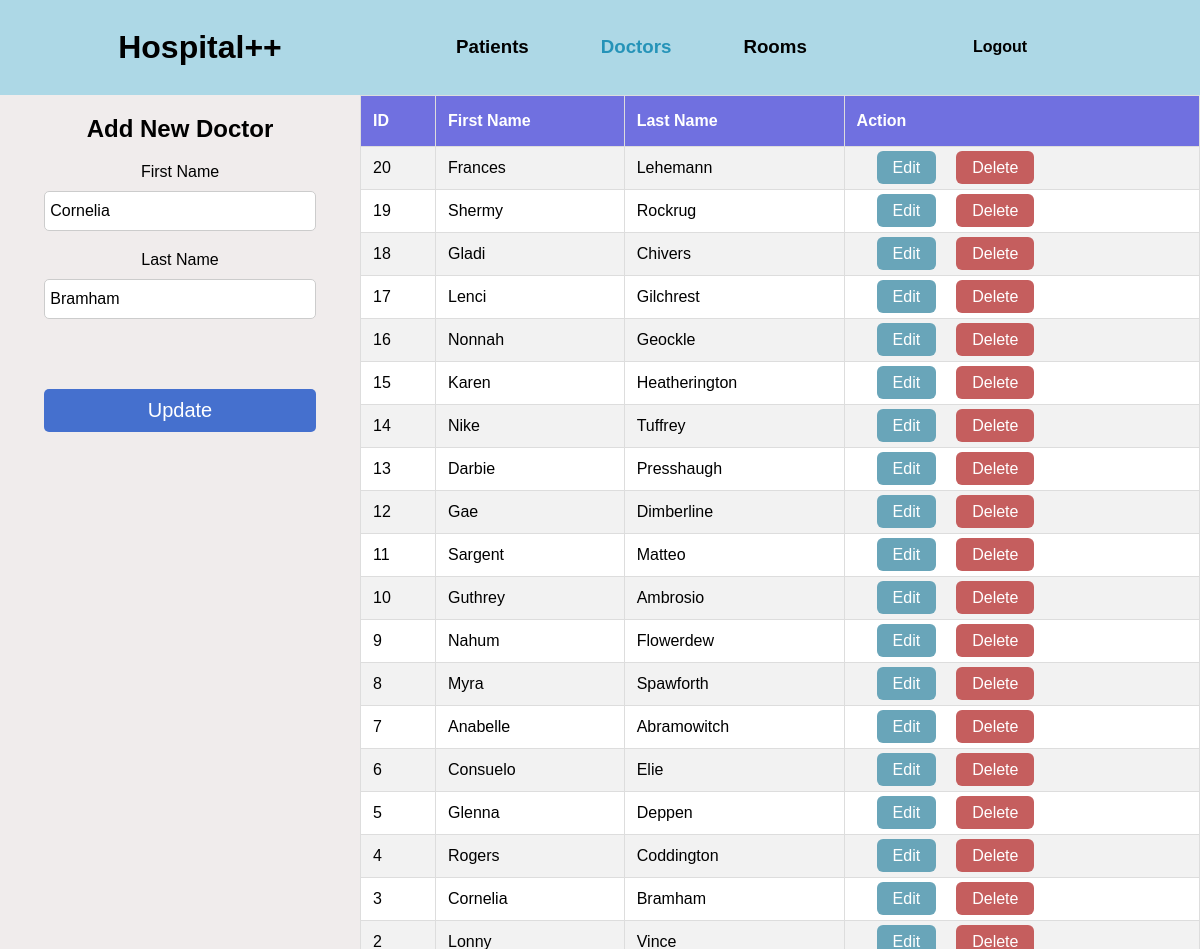
/HospitalSystem/doctors.php?edit=3 (signed in), run on the app's committed database.
### tables this page shows
CREATE TABLE `doctor` (
  `id` int(11) NOT NULL,
  `first_name` varchar(40) NOT NULL,
  `last_name` varchar(40) NOT NULL
);

### HospitalSystem/doctors.php (the view, shortened to what this page needs)
<?php
  if (isset($_SESSION['user_id'])) {
    $fname = "";
    $lname = "";
    $update = false;
    $con = mysqli_connect("localhost", "root", "", "hospital_database");
    if (isset($_GET["edit"])){
      $id = $_GET["edit"];
      $update = true;
      $sql = "SELECT * FROM doctor WHERE id = $id";
      $result = mysqli_query($con, $sql);
        $row = $result->fetch_array();
        $fname = $row["first_name"];
        $lname = $row["last_name"];
    }
  } else {
      header("Location: login.php");
  }
?>
<html>
  <head>
    <link rel="stylesheet" type="text/css" href="css/main.css">
  </head>
  <body>
    <div class="header-menu">
      <div class="brand">
        <h1><a href="dashboard.php">Hospital++</a></h1>
      </div>
      <div class="options">
        <h3><a href="patients.php">Patients</a></h3>
        <h3><a href="doctors.php"><span class="current">Doctors</span></a></h3>
        <h3><a href="rooms.php">Rooms</a></h3>
      </div>
      <div class="logout">
        <h4><a href="logout.php">Logout</a></h4>
      </div>
    </div>
    <div class="main-content">
      <div class="bg-image-doctors bg-image"></div>
      <div class="content">
        <div class="form">
          <h2>Add New Doctor</h2>
          <form action="process_doctor.php" method="POST">
            <label>First Name</label>
            <input type="text" placeholder="First Name" name="fname" value="<?php print $fname ?>"><br>
            <label>Last Name</label><br>
            <input type="text" placeholder="Last Name" name="lname" value="<?php print $lname ?>"><br>
            <?php
              if ($update == false){
                print "<input type='submit' value='Save' name='save'>";
              }else{
                print "<input type='submit' value='Update' name='update'>";
              }
            ?>
          </form>
        </div>
        <div class="data">
          <table>
            <tr>
              <th>ID</th>
              <th>First Name</th>
              <th>Last Name</th>
              <th>Action</th>
            </tr>
            <?php
              $con = mysqli_connect("localhost", "root", "", "hospital_database");
              $sql = "SELECT * FROM doctor ORDER BY id DESC";
              $result = mysqli_query($con, $sql);
              $doctors = array();
              while($row = $result->fetch_assoc()){
                $doctors[] = $row;
              }
              for ($i = 0; $i < count($doctors); $i++){
                print "<tr>";
                print "<td>".$doctors[$i]["id"]."</td>";
                print "<td>".$doctors[$i]["first_name"]."</td>";
                print "<td>".$doctors[$i]["last_name"]."</td>";
                print "<td><a class='edit_btn' href='doctors.php?edit=".$doctors[$i]["id"]."'>Edit</a>";
                print "<a class='delete_btn' href='process_doctor.php?delete=".$doctors[$i]["id"]."'>Delete</a>";
                print "</td>";
                print "</tr>";
              }
            ?>
          </table>
        </div>
    </div>
  </body>
</html>

### HospitalSystem/css/main.css (style rules this page uses)
html, body { height: 100%; margin: 0; font-family: "Trebuchet MS", Arial, Helvetica, sans-serif; }
a { text-decoration: none; color: black; }
.header-menu { height: 10%; background-color: lightblue; display: flex; justify-content: space-around; align-items: center; }
.brand { width: 30%; text-align: center; }
.options { width: 30%; display: flex; justify-content: space-between; }
.options h3 { margin: 10%; }
.current { color: rgb(37, 147, 184); }
.logout { width: 30%; text-align: center; }
.main-content { height: 90%; position: relative; }
.bg-image, .boxes, .content { width: 100%; height: 100%; position: absolute; top: 0; left: 0; }
.bg-image { background-position: center; background-size: cover; filter: blur(8px); -webkit-filter: blur(8px); }
.content { z-index: 2; display: flex; justify-content: stretch; }
.form { background-color: rgb(240, 236, 236); width: 30%; text-align: center; }
.form input[type="text"] { background-color: rgb(255, 255, 255); border: 1px solid #ccc; border-radius: 5px; color: black; width: 90%; padding: 10px 5px 10px 5px; box-sizing: border-box; margin: 10px 0 20px 0; font-size: 16px; }
.form input[type="submit"] { background-color: rgb(69, 112, 206); color: white; width: 90%; padding: 10px; border: 0; border-radius: 5px; margin: 50px 0 100px 0; font-size: 20px; }
::placeholder { color: darkgrey; }
.data { background-color: rgb(255, 255, 255); width: 70%; overflow: scroll; }
.content form { display: inline-block; }
table { width: 100%; text-align: center; border: 1px solid black; border-collapse: collapse; }
td, th { border: 1px solid #ddd; padding: 12px; text-align: left; }
th { padding-top: 16px; padding-bottom: 16px; background-color: rgb(112, 112, 224); color: white; }
tr:nth-child(even) { background-color: #f2f2f2; }
.edit_btn { background-color: rgb(105, 165, 185); border-radius: 6px; color: white; padding: 8px 16px; margin: 0 20px; }
.delete_btn { background-color: rgb(197, 94, 94); border-radius: 6px; color: white; padding: 8px 16px; }

### data on the page
doctor: fname "Cornelia", lname "Bramham", id "3", first_name "Cornelia", last_name "Bramham"
doctor: id "20", first_name "Frances", last_name "Lehemann"
doctor: id "19", first_name "Shermy", last_name "Rockrug"
doctor: id "18", first_name "Gladi", last_name "Chivers"
doctor: id "17", first_name "Lenci", last_name "Gilchrest"
doctor: id "16", first_name "Nonnah", last_name "Geockle"
doctor: id "15", first_name "Karen", last_name "Heatherington"
doctor: id "14", first_name "Nike", last_name "Tuffrey"
doctor: id "13", first_name "Darbie", last_name "Presshaugh"
doctor: id "12", first_name "Gae", last_name "Dimberline"
doctor: id "11", first_name "Sargent", last_name "Matteo"
doctor: id "10", first_name "Guthrey", last_name "Ambrosio"
doctor: id "9", first_name "Nahum", last_name "Flowerdew"
doctor: id "8", first_name "Myra", last_name "Spawforth"
doctor: id "7", first_name "Anabelle", last_name "Abramowitch"
doctor: id "6", first_name "Consuelo", last_name "Elie"
doctor: id "5", first_name "Glenna", last_name "Deppen"
doctor: id "4", first_name "Rogers", last_name "Coddington"
doctor: id "2", first_name "Lonny", last_name "Vince"
